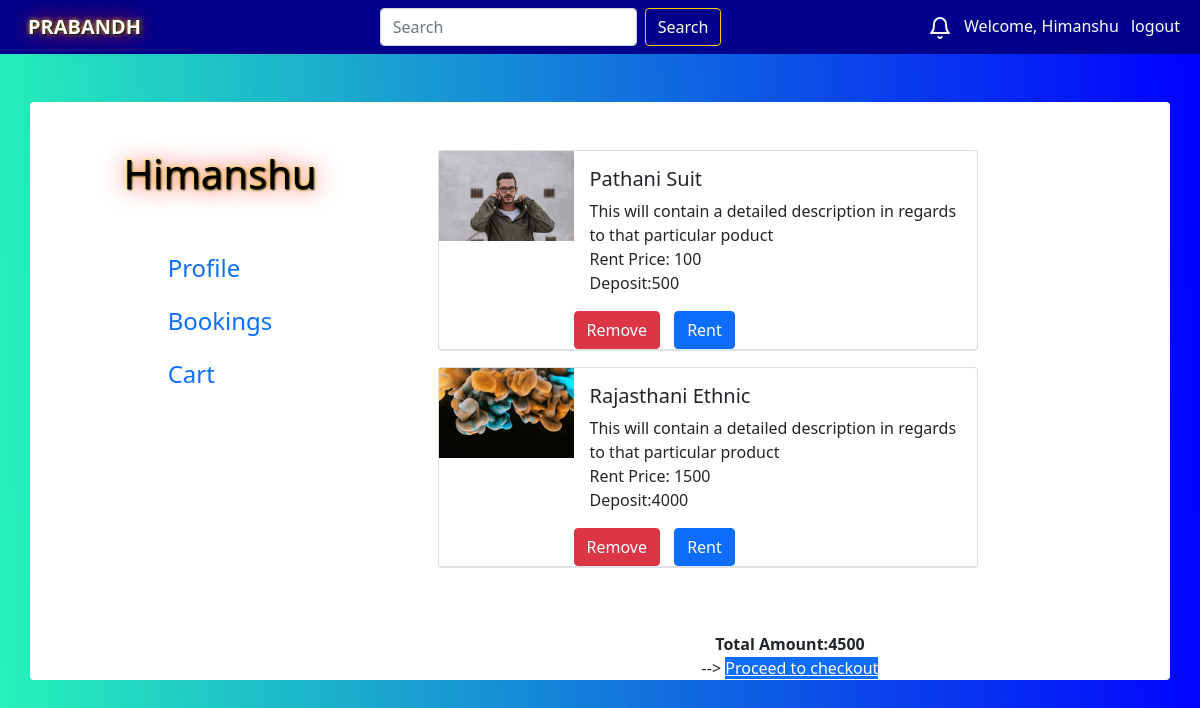
The app's page /cart/ (signed in) with its own data.
### Rent/models.py (models this page shows)
class Product(models.Model):
    seller_of_item=models.ForeignKey(Seller,related_name='seller_of_item', on_delete=models.CASCADE)
    availability=models.BooleanField(default=True)
    title=models.CharField(max_length=20)
    category = models.ForeignKey(Category, on_delete=models.SET_NULL, blank=True, null=True)
    subcategory=models.ForeignKey(Subcategory,on_delete=models.SET_NULL, blank=True, null=True)
    rental_price=models.IntegerField()
    about=models.TextField()
    deposit=models.IntegerField()
    image_of_product=models.ImageField(upload_to='title_photos')
    def __str__(self):
        return self.title

### Rent/views.py (the view)
# urls.py: path('cart/',views.cart,name="cart"),
def cart(request):
    user = request.user
    Cartobj=(Cart.objects.filter(user=user)).values('product_id')
    print(Cartobj)
    prod=[]
    j=0
    for i in Cartobj:
        j=j+1
    print(j)
    for i in range(0, j):
        prod=prod+list(Cartobj[i].values())
    print(prod)
    sum=0
    products = Product.objects.filter(id__in=prod)
    for i in products:
        sum=sum+i.deposit
    u = User.objects.get(username=user)
    isSeller=Profile.objects.get(user=u).seller
    print(isSeller)
    param = {
        'product': products,
        'sum':sum,
        "STRIPE_PUBLIC_KEY": settings.STRIPE_PUBLIC_KEY,
        'us':isSeller
    }
    print(products)
    return render(request, 'User/cart.html', param)

### User/templates/User/cart.html (shortened to what this page needs)
{% extends 'User/profile.html' %}
{% load static %}
{% block content %}
<body>
    <div class="container rounded bg-white mt-5 mb-5">
        <div class="row">
            <div class="col-md-4 border-right">
                <div class="d-flex flex-column align-items-center text-center p-3 py-5">
                    <h1 class="font-weight-bold user">{{user}}</h1>
                    <div class="p-3 py-5">
                        <div class="d-flex justify-content-between align-items-center mb-3">
                            <h4 class="text-right"><a href="/user/profile/" class="text-decoration-none" target="_self">
                                    Profile </a></h4>
                        </div>
                        <div class="d-flex justify-content-between align-items-center mb-3">
                            <h4 class="text-right"><a href="/booking/" class="text-decoration-none"> Bookings </a></h4>
                        </div>
                        <div class="d-flex justify-content-between align-items-center mb-3">
                            <h4 class="text-right"><a href="/cart/" class="text-decoration-none"> Cart </a></h4>
                        </div>
                    </div>
                </div>
            </div>
            <div class="col-md">
                <div class="p-3 py-5">
                    <div>
                        {% for i in product %}
                        <div class="card mb-3 border-bottom" style="max-width: 540px;">
                            <div class="row g-0 border-bottom">
                                <div class="col-md-3 col-sm-4">
                                    <img src='/media/{{i.image_of_product}}' class="img-fluid me-2" alt="...">
                                </div>
                                <div class="col-md-9 col-sm-8">
                                    <div class="card-body">
                                        <h5 class="card-title">{{i.title}}</h5>
                                        <p class="card-text">
                                            {{i.about}}<BR>Rent Price: {{i.rental_price}}</BR>
                                            Deposit:{{i.deposit}}
                                        </p>
                                    </div>
                                    <a href="/cartdel/{{i.id}}" class="btn btn-danger"
                                        style="margin-right:10px;">Remove</a>
                                    <a href="#" class="btn btn-primary">Rent</a>
                                </div>
                            </div>
                        </div>
                        {% endfor %}
                    </div>
                </div>
                <center>
                    <b>Total Amount:{{sum}}</b><br>
                            {% csrf_token %} -->
                            <a href="{% url 'check' %}" class="btn-primary" id="checkout-button">Proceed to
                                checkout</a>
                </center>
            </div>
        </div>
    </div>
</body>
{% endblock%}

### User/templates/User/basic.html (shortened to what this page needs)
<!DOCTYPE html>
<html lang="en">
<head>
  <link href="https://cdn.jsdelivr.net/npm/bootstrap@5.1.0/dist/css/bootstrap.min.css" rel="stylesheet"
>
</head>
  <body>
      <nav class="navbar navbar-dark " style="background-color:darkblue;">
          <div class="container-fluid">
            <div class="me-4 mx-3">
              <b>
              <a href="/" class="navbar-brand" style="color: white; text-shadow: 1px 1px 2px black, 0 0 25px red, 0 0 5px yellow;">
              PRABANDH</a>
                </b>
            </div>
            <form class="d-flex" method='get' action='/search/1'>
              <input class="form-control me-2" type="text" placeholder="Search" aria-label="Search" name="search" id="search">
              <button class="btn btn-outline-warning" type="submit" ><a href="/search/1" style="color:white; text-decoration: none;" >Search </a></button>
            </form>
            <div class="color">
              <a href="/noti" style="color:white;" class="mx-2"><i data-feather="bell"></i></a>
              {% if user.is_authenticated %}
                <a href="/user/profile" class="text-decoration-none" style="color: white">Welcome, {{user}}</a>
                <a href="/user/logout" class="text-decoration-none mx-2" style="color: white">logout</a>
              {% else %}
                <a href="/user/" class="text-decoration-none" style="color: white">Sign Up</a>
                <span style="color: white">/</span>
                <a href="/user/login" class="text-decoration-none" style="color: white">Login</a>
              {% endif %}
            </div>
          </div>
      </nav>
  {% block content %}{% endblock %}
    </body>
</html>

### User/templates/User/basic.html (style rules this page uses)
.navbar { background-color:darkblue; }

### User/templates/User/cart.html (style rules this page uses)
body { background: linear-gradient(268deg, #0000ff, #00f0add9); }
.user { color: black; text-shadow: 1px 1px 2px black, 0 0 25px red, 0 0 5px yellow; }

### records on screen
Product: image_of_product (picture), title "Pathani Suit", about "This will contain a detailed description in regards to that particular poduct", rental_price "100", deposit "500"
Product: image_of_product (picture), title "Rajasthani Ethnic", about "This will contain a detailed description in regards to that particular product", rental_price "1500", deposit "4000"

### other values on screen
{{ user }} "Himanshu"
{{ sum }} "4500"
